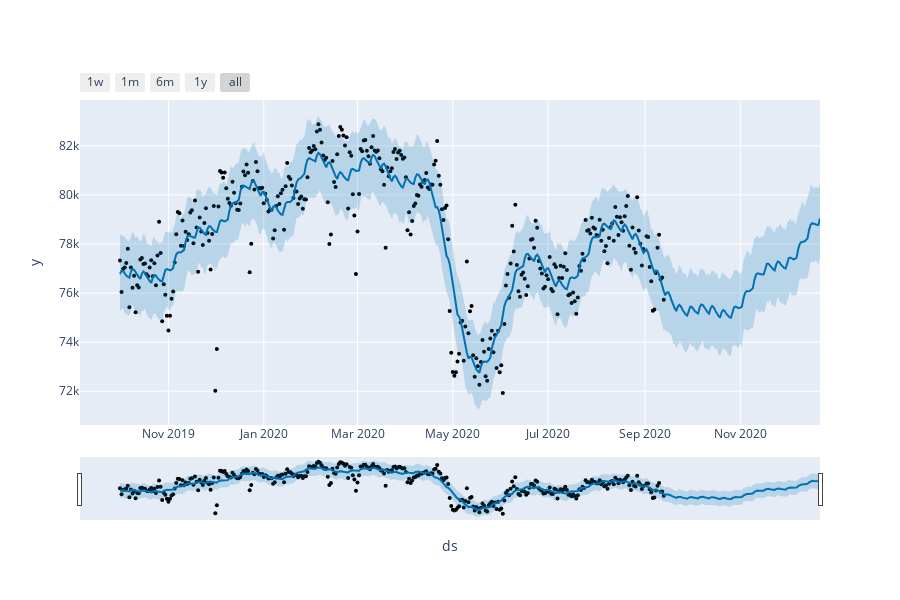

Source (notebook cell):
### Code cell
fig

### Figure 1 — Plotly figure (JSON) as saved in the notebook; plotly's stock layout.template omitted (floating-point values rounded to 4 significant figures; data arrays with more than 128 entries replaced by an {"elided": "..."} marker saying what was removed)
{"data": [{"name": "Actual", "y": {"elided": "348 float values"}, "mode": "markers", "marker": {"color": "black", "size": 4}, "x": {"elided": "348 str values"}, "type": "scatter"}, {"mode": "lines", "hoverinfo": "skip", "y": {"elided": "448 float values"}, "x": {"elided": "448 str values"}, "line": {"width": 0}, "type": "scatter"}, {"name": "Predicted", "mode": "lines", "y": {"elided": "448 float values"}, "x": {"elided": "448 str values"}, "line": {"color": "#0072B2", "width": 2}, "fill": "tonexty", "type": "scatter", "fillcolor": "rgba(0, 114, 178, 0.2)"}, {"mode": "lines", "hoverinfo": "skip", "y": {"elided": "448 float values"}, "x": {"elided": "448 str values"}, "line": {"width": 0}, "fill": "tonexty", "type": "scatter", "fillcolor": "rgba(0, 114, 178, 0.2)"}], "layout": {"showlegend": false, "yaxis": {"title": {"text": "y"}}, "height": 600, "width": 900, "xaxis": {"rangeselector": {"buttons": [{"count": 7, "step": "day", "stepmode": "backward", "label": "1w"}, {"count": 1, "step": "month", "stepmode": "backward", "label": "1m"}, {"count": 6, "step": "month", "stepmode": "backward", "label": "6m"}, {"count": 1, "step": "year", "stepmode": "backward", "label": "1y"}, {"step": "all"}]}, "title": {"text": "ds"}, "type": "date", "rangeslider": {"visible": true}}}}
